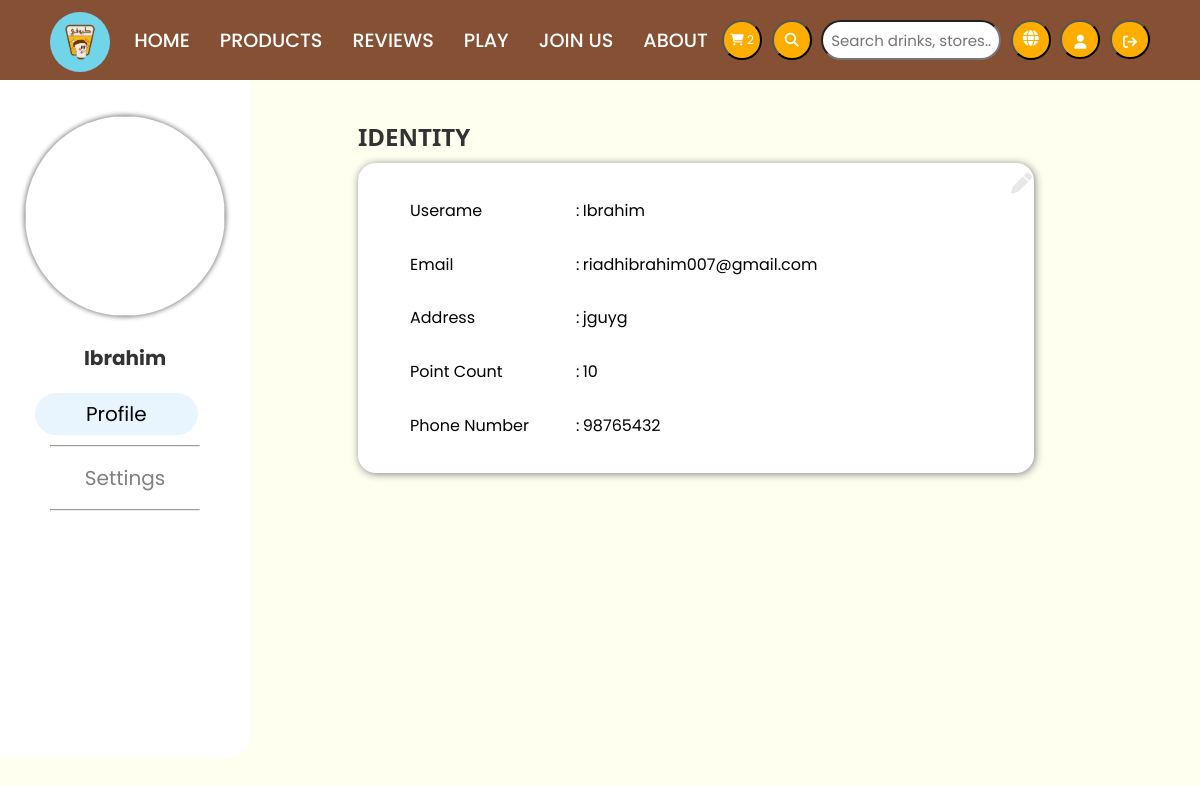
Page /account.php (signed in) on the earlier database version.
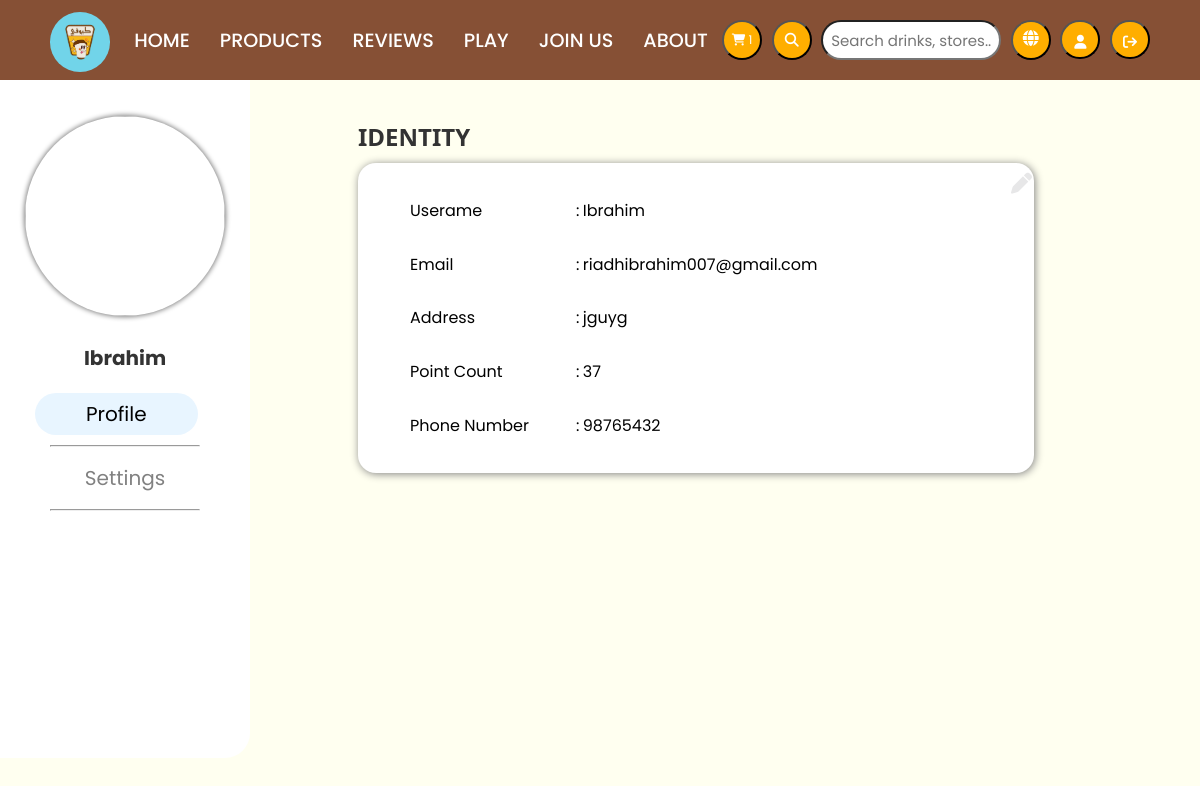
Same page on the later database version.
### tables this page shows
CREATE TABLE `users` (
  `users_id` int(11) NOT NULL,
  `users_uid` tinytext NOT NULL,
  `users_pwd` longtext NOT NULL,
  `users_email` tinytext NOT NULL,
  `users_tel` int(11) NOT NULL,
  `users_points` int(11) DEFAULT 0,
  `users_address` longtext NOT NULL
);

### CnxDB.php (called while the page is built, shortened)
<?php class CnxDB
{
private static $_dbname = "ooplogin";
private static $_user = "root";
private static $_pwd = "";
private static $_host = "localhost:3306";
private static $_bdd = null;
private function __construct()
{
try {
self::$_bdd = new PDO("mysql:host=" . self::$_host . ";dbname=" . self::$_dbname . ";charset=utf8", self::$_user, self::$_pwd, array(PDO::MYSQL_ATTR_INIT_COMMAND => 'SET NAMES UTF8'));
} catch (PDOException $e) {
die('Erreur : ' . $e->getMessage());
}
}
public static function getInstance()
{
return (self::$_bdd);
}
}
?>

### Repository.php (called while the page is built, shortened)
<?php
include_once 'CnxDB.php';
abstract class Repository
{
    public function __construct(protected $tableName) {
        $this->db = CnxDB::getInstance();
    }
}
?>

### CartRepository.php (called while the page is built, shortened)
<?php
include_once 'Repository.php';
class CartRepository extends Repository
{
    public function findNProductsById($id)
    {
        $request = "SELECT count(product_id) FROM cart WHERE user_id = ? GROUP BY user_id";
        $reponse = $this->db->prepare($request);
        $reponse->execute([$id]);
        return $reponse->fetchColumn();
    }
}
?>

### UsersRepository.php (called while the page is built, shortened)
<?php
include_once 'Repository.php';
class UsersRepository extends Repository
{
    public function findUserById($id)
    {
        $request = "SELECT * FROM users  WHERE users_id = ?";
        $reponse = $this->db->prepare($request);
        $reponse->execute([$id]);
        return $reponse->fetch(PDO::FETCH_ASSOC);
    }
    public function delete($id) {
        $request = "DELETE  from users where users_id = ?";
        $reponse = $this->db->prepare($request);
        $reponse->execute([$id]);
    }}
?>

### account.php (the view, shortened to what the changed rows need)
<?php
include('UsersRepository.php');
 $user_id=$_SESSION['userid'];
$uspro= new UsersRepository();
$item=$uspro->findUserById($user_id);
?>
<?php
include_once './CartRepository.php';
$cartrepo = new CartRepository();
if(isset($_COOKIE["user_id"])&&($cartrepo->findNProductsById(intval($_COOKIE["user_id"]))>0)){
$nproducts = $cartrepo->findNProductsById(intval($_COOKIE["user_id"]));
} else {
    $nproducts=0;
}
?>
<!DOCTYPE html>
<html lang="en">
<head>
    <link rel="stylesheet" href="./styles/accountstyle.css">
    <link rel="stylesheet" href="./styles/home.css">
    <link rel="stylesheet" href="https://cdnjs.cloudflare.com/ajax/libs/font-awesome/5.12.1/css/all.min.css">
    <link rel="stylesheet" href="https://cdnjs.cloudflare.com/ajax/libs/font-awesome/6.2.1/css/all.min.css">
</head>
<body>
<header>
        <div class="header-icons" style="height:40px">
            <button id="shopping" style="font-size: 12px"><i class="fas fa-shopping-cart" id="cart-btn"></i><span id="cart-count"> <?php echo $nproducts ?> </span></button>
        </div>
    </header>
    <div class="sidenav">
        <div class="profile">
            <img src="./images/emna.jpg" alt="" >
            <div class="name">
            <?php  echo $item ['users_uid'];
            ?>
            </div>
        </div>
    </div>
    <div class="main">
        <h2>IDENTITY</h2>
        <div class="card">
            <div class="card-body">
                <table>
                    <tbody>
                        <tr>
                            <td>Userame</td>
                            <td>:</td>
                            <td> <?php  echo $item['users_uid'];
                             ?>
                             </td>
                        </tr>
                        <tr>
                            <td>Email</td>
                            <td>:</td>
                            <td> <?php  echo $item['users_email'];  ?></td>
                        </tr>
                        <tr>
                            <td>Address</td>
                            <td>:</td>
                            <td> <?php  echo $item['users_address'];  ?></td>
                        </tr>
                        <tr>
                            <td>Point Count</td>
                            <td>:</td>
                            <td><?php echo $item['users_points']?></td>
                        </tr>
                        <tr>
                            <td>Phone Number</td>
                            <td>:</td>
                            <td><?php  echo $item['users_tel'];  ?></td>
                        </tr>
                    </tbody>
                </table>
            </div>
        </div>
   </div>
</body>
</html>

Differences in the rows shown:
changed users "Ibrahim": users_points "10" → "37"
Other differences:
$nproducts: "2" → "1"
